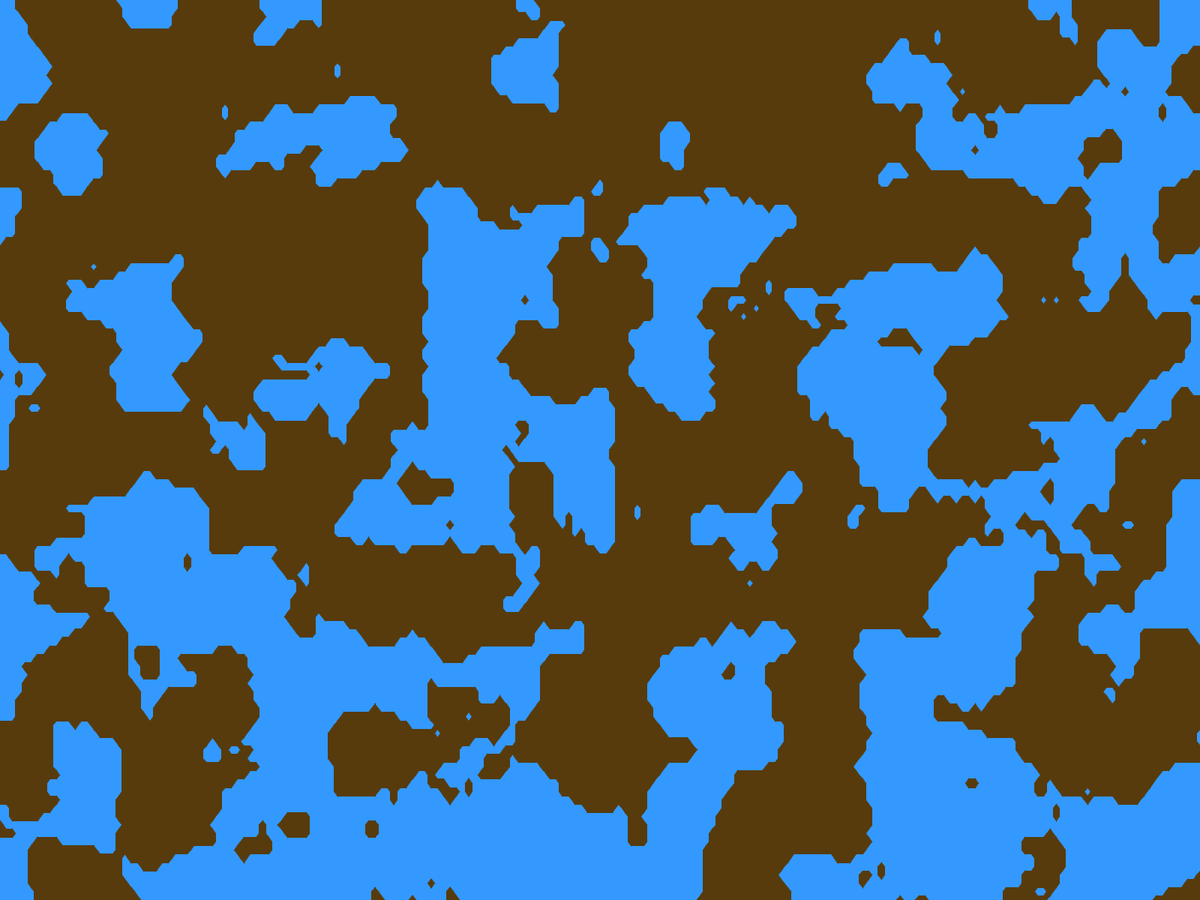
Frame 1 (no input)
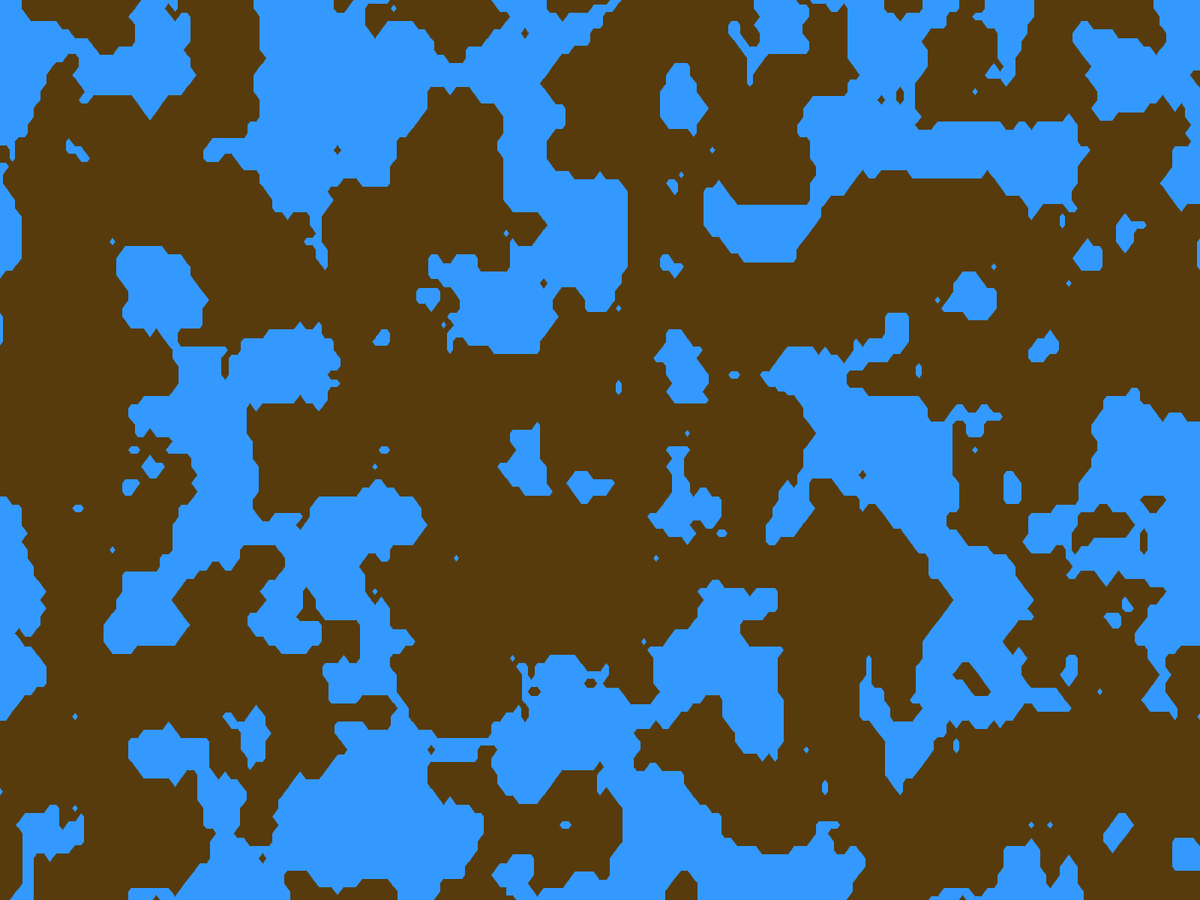
Frame 60 (the mouse pressed at the canvas centre just before this capture)
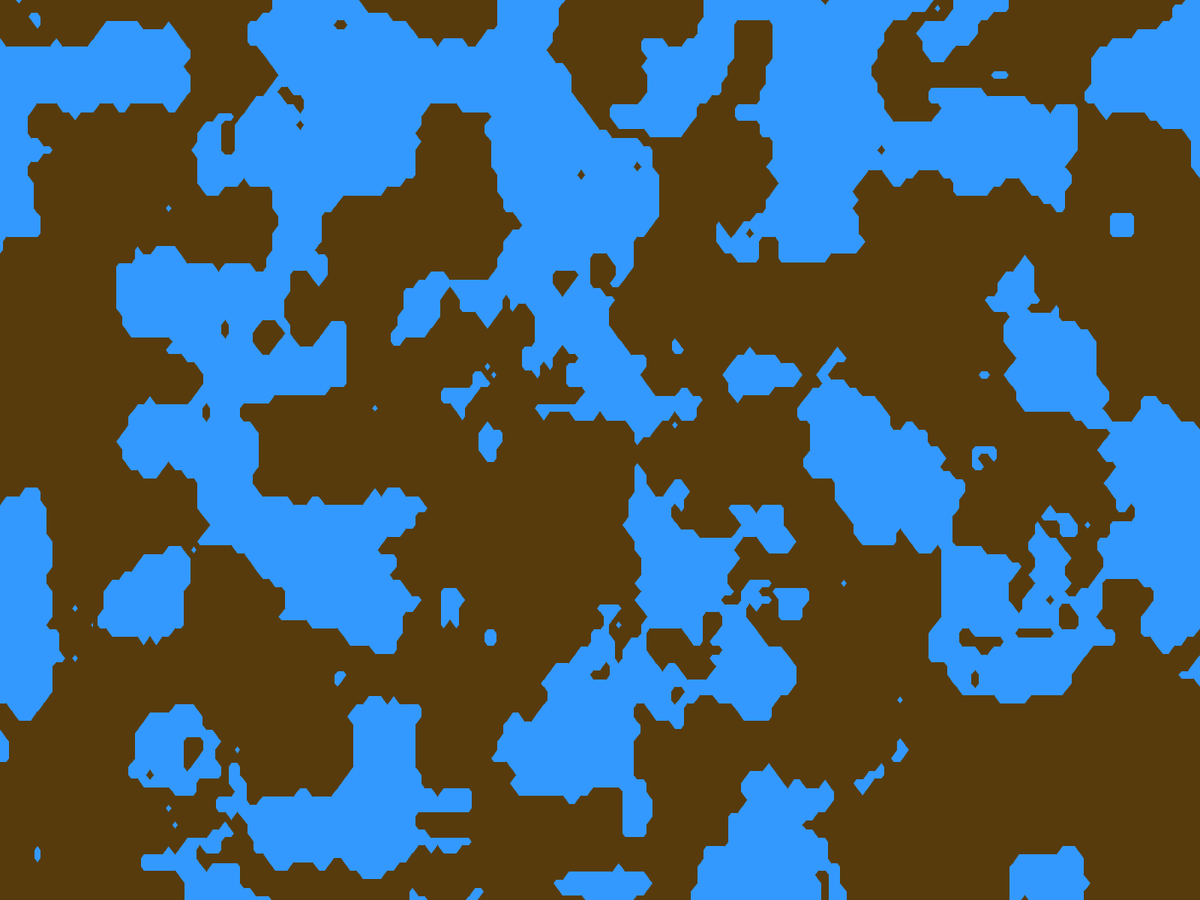
Frame 120 (the mouse held since frame 60 and released just before this capture)

The Processing sketch that drew these frames (run headless with seeded random() and noise(); from frame 60 on, the mouse is pressed at the canvas centre):

// Processing sketch: square_marching
// ── square_marching.pde
int rows = 108;
int cols = 192;
float w, h;
float threshold = 0.5;
float dt = .003;
float noiseScl = 0.01;
float tnoiseScl = .01;
void setup(){
  //size(400,400);
  fullScreen();
  strokeWeight(1);
  color f = color(87, 59, 12);
  fill(f);
  stroke(f);
  w = width * 1.0 / cols;
  h = height * 1.0 / rows;
}

void draw() {
  background(51, 153, 255);
  //plot();
  march();
  //threshold += dt;
  //if(threshold >=1 || threshold <= 0){
  //  dt = -dt;
  //}
}

float f(float x, float y) {
  return noise(noiseScl * x, noiseScl * y, tnoiseScl * frameCount);
}

void plot() {
  //for(int i = 0; i < rows; i++) {
  //  for(int j = 0; j < cols; j++) {
  //    float x = j*w;
  //    float y = i*h;
  for(float x = 0; x < width; x++) {
    for(float y = 0; y < height; y++){
      if(f(x, y)>threshold){
        stroke(255);
      } else {
        stroke(0);
      }
      //stroke(f(x, y)*256);
      point(x, y);
    }
  }
}

void march() {
  for(int i = 0; i < rows; i++) {
    for(int j = 0; j < cols; j++) {
      float x = j*w;
      float y = i*h;
      PVector ul = new PVector(x, y);
      PVector ur = new PVector(x+w, y);
      PVector dr = new PVector(x+w, y+h);
      PVector dl = new PVector(x, y+h);
      boolean ulb = f(ul.x, ul.y) > threshold;
      boolean urb = f(ur.x, ur.y) > threshold;
      boolean drb = f(dr.x, dr.y) > threshold;
      boolean dlb = f(dl.x, dl.y) > threshold;
      PVector[] positions = new PVector[]{
        ul, ur, dr, dl
      };
      boolean[] booleans = new boolean[]{
        ulb, urb, drb, dlb
      };
      TerrainSquare ts = new TerrainSquare(positions, booleans);
      ts.show();
    }
  }
}

int boolToInt(boolean b){
  if(b) return 1;
  return 0;
}
//boolean[] intToBools(int n) {
//  ArrayList<Boolean> bools = new ArrayList<Boolean>();
//  while(n != 0) {
    
//  }
//}

// ── Square.pde
class BooleanSquare {
  PVector[] positions;
  // ul, ur, dr, dl
  boolean[] booleans;
  BooleanSquare(PVector[] positions, boolean[] booleans) {
    this.positions = positions;
    this.booleans = booleans;
  }
  
  void show() {
    PVector start = this.positions[0];
    PVector end = this.positions[2];
    noFill();
    stroke(0);
    rect(start.x, start.y, end.x-start.x, end.y-start.y);
    for(int i = 0; i < 4; i++) {
      PVector p = this.positions[i];
      boolean b = this.booleans[i];
      if(b) {
        fill(255);
      } else {
        fill(0);
      }
      ellipse(p.x, p.y, 5, 5);
    }
  }
}

class TerrainSquare {
  PVector[] positions;
  // ul, ur, dr, dl
  boolean[] booleans;
  TerrainSquare(PVector[] positions, boolean[] booleans) {
    this.positions = positions;
    this.booleans = booleans;
  }
  
  PVector edgeCenter(int edgeIndex){
    // top, right, bottom, left
    int i = edgeIndex;
    int j = edgeIndex +1;
    j = j % 4;
    return PVector.add(this.positions[i], this.positions[j]).mult(.5);
  }
  
  int boolsToInt(){
    int ans = 0;
    ans += boolToInt(this.booleans[0]) * 8;
    ans += boolToInt(this.booleans[1]) * 4;
    ans += boolToInt(this.booleans[2]) * 2;
    ans += boolToInt(this.booleans[3]) * 1;
    return ans;
  }
  
  void swap(int i, int j) {
    // swap just the booleans
    boolean b = this.booleans[i];
    this.booleans[i] = this.booleans[j];
    this.booleans[j] = b;
  }
  
  void rotate() {
    // ccw by 90 degrees
    swap(0,1);
    swap(1,2);
    swap(2,3);
  }
  
  void rotate(int amount) {
    // ccw 90 degrees * amount (can be negative)
    amount = 4 + amount;
    amount = amount % 4;
    for(int i = 0; i < amount; i++) {      
      this.rotate();
    }
  }
  
  void show() {
    beginShape();
    for(int i = 0; i < 4; i++) {
      int j = i + 1;
      j = j % 4;
      PVector curr = this.positions[i];
      PVector edge = this.edgeCenter(i);
      boolean currb = this.booleans[i];
      boolean nextb = this.booleans[j];
      if(!currb) {
        vertex(curr.x, curr.y);
      }
      if(currb != nextb) {
        vertex(edge.x, edge.y);
      }
    }
    endShape(CLOSE);
  }
}
